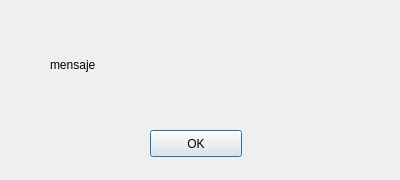
<?xml version="1.0" encoding="UTF-8"?>
<ui version="4.0">
 <class>Dialog</class>
 <widget class="QDialog" name="Dialog">
  <property name="geometry">
   <rect>
    <x>0</x>
    <y>0</y>
    <width>400</width>
    <height>180</height>
   </rect>
  </property>
  <property name="windowTitle">
   <string>Dialog</string>
  </property>
  <widget class="QLabel" name="mensaje">
   <property name="geometry">
    <rect>
     <x>50</x>
     <y>39</y>
     <width>301</width>
     <height>51</height>
    </rect>
   </property>
   <property name="text">
    <string>mensaje</string>
   </property>
  </widget>
  <widget class="QPushButton" name="boton">
   <property name="geometry">
    <rect>
     <x>150</x>
     <y>130</y>
     <width>92</width>
     <height>27</height>
    </rect>
   </property>
   <property name="text">
    <string>OK</string>
   </property>
  </widget>
 </widget>
 <resources/>
 <connections/>
</ui>
